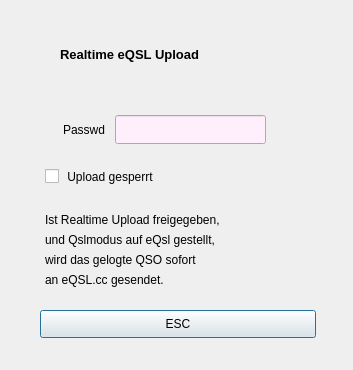
<?xml version="1.0" encoding="UTF-8"?>
<ui version="4.0">
 <class>uploadR</class>
 <widget class="QDialog" name="uploadR">
  <property name="geometry">
   <rect>
    <x>0</x>
    <y>0</y>
    <width>353</width>
    <height>370</height>
   </rect>
  </property>
  <property name="windowTitle">
   <string>Upload</string>
  </property>
  <widget class="QLabel" name="label">
   <property name="geometry">
    <rect>
     <x>60</x>
     <y>45</y>
     <width>241</width>
     <height>19</height>
    </rect>
   </property>
   <property name="font">
    <font>
     <pointsize>10</pointsize>
     <weight>75</weight>
     <bold>true</bold>
    </font>
   </property>
   <property name="text">
    <string>Realtime eQSL Upload</string>
   </property>
  </widget>
  <widget class="QCheckBox" name="checkBoxRealtime">
   <property name="geometry">
    <rect>
     <x>45</x>
     <y>165</y>
     <width>266</width>
     <height>23</height>
    </rect>
   </property>
   <property name="text">
    <string> Upload gesperrt</string>
   </property>
  </widget>
  <widget class="QPushButton" name="ButtonESC">
   <property name="geometry">
    <rect>
     <x>40</x>
     <y>310</y>
     <width>276</width>
     <height>28</height>
    </rect>
   </property>
   <property name="text">
    <string>ESC</string>
   </property>
  </widget>
  <widget class="QLineEdit" name="lineEditPasswd">
   <property name="geometry">
    <rect>
     <x>115</x>
     <y>115</y>
     <width>151</width>
     <height>29</height>
    </rect>
   </property>
   <property name="palette">
    <palette>
     <active>
      <colorrole role="Base">
       <brush brushstyle="SolidPattern">
        <color alpha="255">
         <red>255</red>
         <green>239</green>
         <blue>252</blue>
        </color>
       </brush>
      </colorrole>
     </active>
     <inactive>
      <colorrole role="Base">
       <brush brushstyle="SolidPattern">
        <color alpha="255">
         <red>255</red>
         <green>239</green>
         <blue>252</blue>
        </color>
       </brush>
      </colorrole>
     </inactive>
     <disabled>
      <colorrole role="Base">
       <brush brushstyle="SolidPattern">
        <color alpha="255">
         <red>244</red>
         <green>244</green>
         <blue>244</blue>
        </color>
       </brush>
      </colorrole>
     </disabled>
    </palette>
   </property>
   <property name="font">
    <font>
     <pointsize>8</pointsize>
    </font>
   </property>
   <property name="focusPolicy">
    <enum>Qt::NoFocus</enum>
   </property>
   <property name="echoMode">
    <enum>QLineEdit::Password</enum>
   </property>
  </widget>
  <widget class="QLabel" name="label_2">
   <property name="geometry">
    <rect>
     <x>30</x>
     <y>120</y>
     <width>75</width>
     <height>19</height>
    </rect>
   </property>
   <property name="text">
    <string>Passwd</string>
   </property>
   <property name="alignment">
    <set>Qt::AlignRight|Qt::AlignTrailing|Qt::AlignVCenter</set>
   </property>
  </widget>
  <widget class="QLabel" name="label_3">
   <property name="geometry">
    <rect>
     <x>45</x>
     <y>210</y>
     <width>276</width>
     <height>19</height>
    </rect>
   </property>
   <property name="text">
    <string>Ist Realtime Upload freigegeben,</string>
   </property>
  </widget>
  <widget class="QLabel" name="label_4">
   <property name="geometry">
    <rect>
     <x>45</x>
     <y>230</y>
     <width>276</width>
     <height>19</height>
    </rect>
   </property>
   <property name="text">
    <string>und Qslmodus auf eQsl gestellt,</string>
   </property>
  </widget>
  <widget class="QLabel" name="label_5">
   <property name="geometry">
    <rect>
     <x>45</x>
     <y>250</y>
     <width>256</width>
     <height>19</height>
    </rect>
   </property>
   <property name="text">
    <string>wird das gelogte QSO sofort</string>
   </property>
  </widget>
  <widget class="QLabel" name="label_6">
   <property name="geometry">
    <rect>
     <x>45</x>
     <y>270</y>
     <width>241</width>
     <height>19</height>
    </rect>
   </property>
   <property name="text">
    <string>an eQSL.cc gesendet.</string>
   </property>
  </widget>
 </widget>
 <resources/>
 <connections/>
 <designerdata>
  <property name="gridDeltaX">
   <number>5</number>
  </property>
  <property name="gridDeltaY">
   <number>5</number>
  </property>
  <property name="gridSnapX">
   <bool>true</bool>
  </property>
  <property name="gridSnapY">
   <bool>true</bool>
  </property>
  <property name="gridVisible">
   <bool>true</bool>
  </property>
 </designerdata>
</ui>
